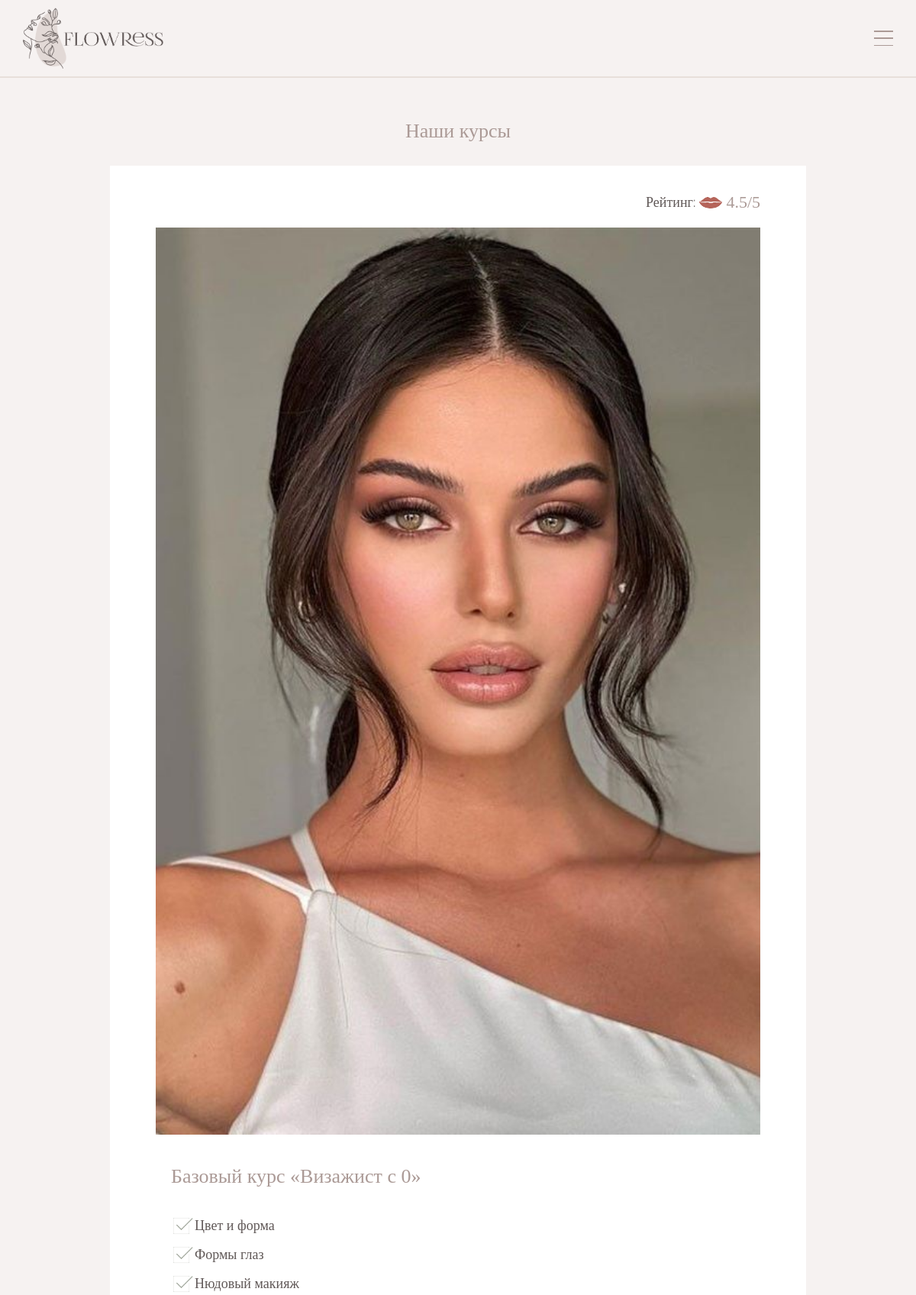
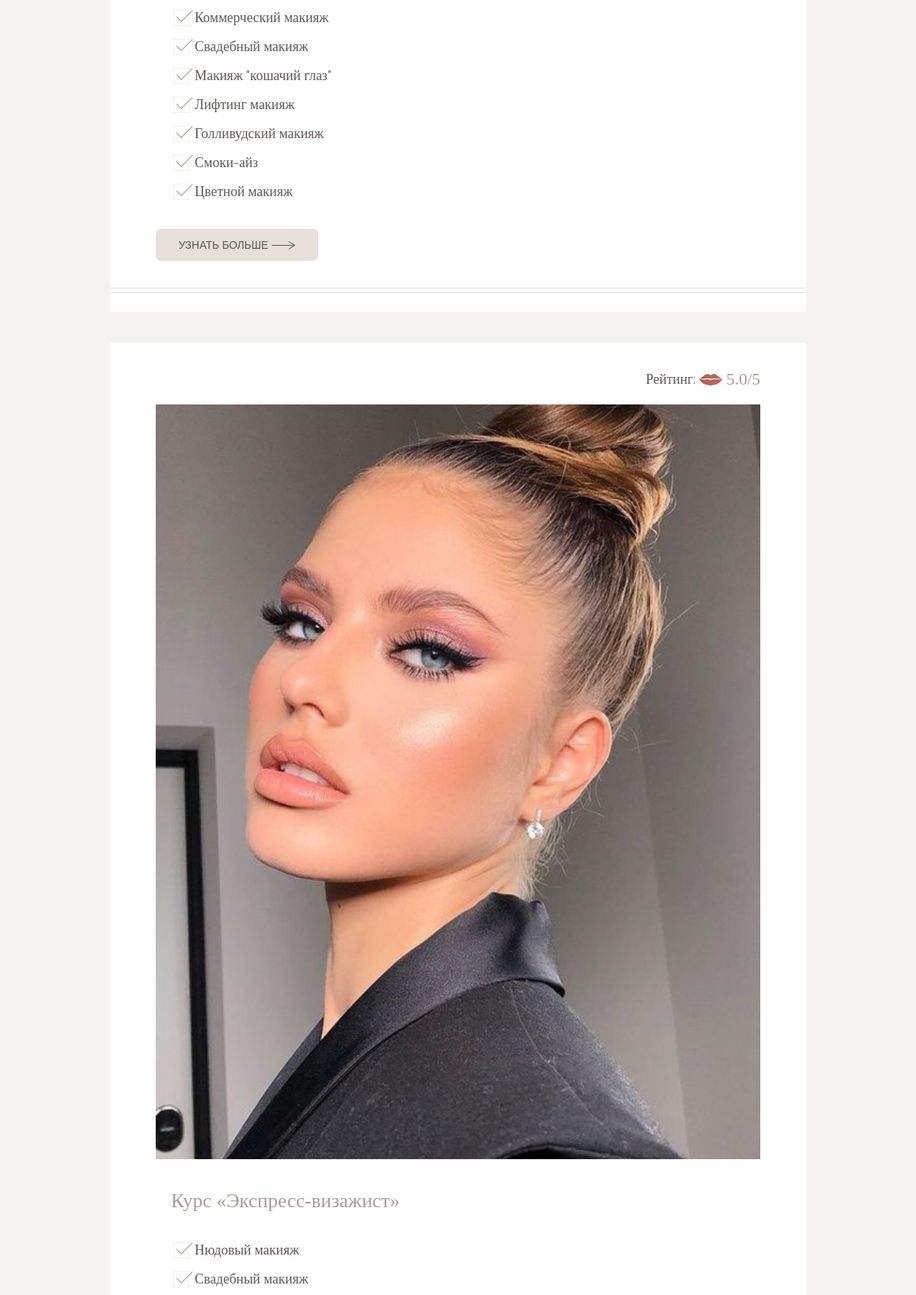
Screenshot of /catalog.php (upper part) with the database file from the repository (2 pictures, top to bottom).
### tables this page shows
CREATE TABLE `Course` (
  `ID` int UNSIGNED NOT NULL,
  `ID_user` int UNSIGNED NOT NULL DEFAULT '1',
  `title` varchar(255) NOT NULL,
  `description` text NOT NULL,
  `fullDescription` text,
  `price` float NOT NULL,
  `photo` varchar(256) NOT NULL DEFAULT 'default_course_image.jpg',
  `isActive` tinyint NOT NULL DEFAULT '1'
);

CREATE TABLE `Course_lessons` (
  `ID` int UNSIGNED NOT NULL,
  `ID_course` int UNSIGNED NOT NULL,
  `ID_lesson` int UNSIGNED NOT NULL
);

CREATE TABLE `Lesson` (
  `ID` int UNSIGNED NOT NULL,
  `title` varchar(64) NOT NULL,
  `description` text NOT NULL,
  `photo` varchar(256) DEFAULT NULL,
  `lessonMaterial` varchar(255) DEFAULT NULL,
  `homeworkTask` varchar(255) DEFAULT NULL,
  `isActive` tinyint(1) NOT NULL DEFAULT '1'
);

### catalog.php (the view, shortened to what this page needs)
<!DOCTYPE html>
<html>
<head>
	<link rel="stylesheet" href="css/style.css" type="text/css">
	<link rel="stylesheet" href="css/catalog_style.css" type="text/css">
	<link rel="stylesheet" href="css/course_item_style.css" type="text/css">
</head>
<body>
	<?php require 'modules/page_elements/header.php';
	?>
	<div class="page-content margin-top-block">
		<div class="container">
			<p class="title">Наши курсы</p>
			<div class="courses-catalog-content">
				<?php
				$courseQuery = "SELECT Course.ID, Course.photo, Course.title, Course.description FROM Course JOIN User ON Course.ID_user=User.ID WHERE User.userType IN ('admin', 'master') AND Course.isActive=1";
				$courseResult = mysqli_query($link, $courseQuery) or die("Ошибка".mysqli_error($link));
				if($courseResult)
				{
					$rows = mysqli_num_rows($courseResult);
					for($i = 0; $i < $rows; ++$i)
					{
						$row = mysqli_fetch_assoc($courseResult);
						$id_course=$row['ID'];
						echo "
						<div class='course-item'>
						<img src='images/courses_images/".$row['photo']."' class='course-item-img'>
						<div class='course-white-rect'>
							<div class='course-item-content' style='justify-content: space-between;'><div style='width: 100%;'>
							<div class='rating-block'>";
								$courseRatingQuery = "SELECT ROUND(AVG(rating), 1) FROM Course_rating WHERE ID_course=$id_course";
								$courseRatingResult = mysqli_query($link, $courseRatingQuery) or die("Ошибка".mysqli_error($link));
								if($courseRatingResult)
								{
									$rating = mysqli_fetch_row($courseRatingResult);
									if($rating[0]==null){
										echo "
											<p>нет оценок</p>
										";
									} else {
										echo "Рейтинг:
											<img src='images/rating/rating.png' class='rating-img'>
											<p class='rating-text'>".$rating[0]."/5</p>
										";
									}
								}
								echo "
							</div>
							<img src='images/courses_images/".$row['photo']."' class='course-item-img-2'>
							<div class='course-item-content-wrapper-2'>
							<div class='title'>".$row['title']."</div>
							<div class='course-item-lessons'>";
							$lessonQuery = "SELECT * FROM Course JOIN Course_lessons ON Course.ID=Course_lessons.ID_course JOIN Lesson ON Course_lessons.ID_lesson=Lesson.ID WHERE Course.ID=$id_course";
							$lessonResult = mysqli_query($link, $lessonQuery) or die("Ошибка".mysqli_error($link));
								if($lessonResult)
								{
									$rows2 = mysqli_num_rows($lessonResult);
									for($j = 0; $j < $rows2; ++$j)
									{
										$row2 = mysqli_fetch_assoc($lessonResult);
										echo "
											<span class='item-lesson'>
													<img src='images/mark.png' class='mark-img'>
													<span>".$row2['title']."</span>
											</span> ";
									}
								}
							echo "
							</div>
							</div>
							</div>
							<button class='btn' onclick='showCourse(this.id) ' id=".$row['ID'].">
								<p>Узнать больше</p>
								<img src='images/arrow.png'>
							</button>
							</div>
							<div class='two-lines'></div>
						</div>
						</div>
						";
					}
				}
				?>
			</div>
		</div>
	</div>
<?php require 'modules/page_elements/footer.php';?>
</body>
</html>

### css/style.css (style rules this page uses)
*, *::before, *::after { padding: 0; margin:0; border: 0; box-sizing: border-box; }
img { vertical-align: top; }
html { height: 100%; }
body { width:100%; padding: 0; margin: 0; background-color: #F6F2F1; font-family: 'Raleway'; color: #605857; font-size: 16px; text-align: left; min-height: 100%; display: grid; grid-template-rows: auto 1fr auto; }
.container { max-width: 1200px; box-sizing: content-box; margin: 0 auto; padding: 0px 50px; }
.margin-top-block { margin-top: 50px; }
.title { color: #ab9a96; font-family: 'Lighthaus'; font-size: 32px; display: flex; justify-content: center; text-align: center; }
.btn { display: flex; align-items: center; padding: 10px 20px; border-radius: 7px; background-color: #E7DFDA; margin-top: 25px;padding: 15px 40px; border-radius: 7px; background-color: #E7DFDA; }
.btn p { margin-right: 15px; text-transform:uppercase; color: #605857; font-size: 18px; font-weight: 300; }
@media screen and (max-device-width: 992px) { body { font-size: 14px; } }
@media screen and (max-device-width: 992px) { .container { padding: 0px 30px; } }
@media screen and (max-device-width: 992px) { .btn { padding: 13px 30px; margin-top: 25px; } }
@media screen and (max-device-width: 992px) { .btn p { margin-right: 15px; font-size: 14px; padding: 0px; } }
@media screen and (max-device-width: 992px) { .title { font-size: 26px; } }
.two-lines { border-top: 0.7px solid #E7DFDA; border-bottom: 0.7px solid #E7DFDA; height: 7px; margin: 0px; }
.rating-block { width: 100%; display: flex; flex-direction: row; align-items: center; justify-content: flex-end; }
.rating-img { margin: 0px 5px; }
.rating-text { color: #ab9a96; font-family: 'Lighthaus'; font-size: 22px; }
.btn p { margin-right: 5px; margin-bottom:0px; }

### css/catalog_style.css (style rules this page uses)
.courses-catalog-content { margin-top: 50px; }
.course-item { display: flex; justify-content: space-between; align-items: stretch; margin-bottom: 60px; }
.course-item-img-2 { display: none; width: 50%; }
.course-white-rect { background-color: white; width: 60%; display: flex; flex-direction: column; justify-content: space-between; padding-bottom: 25px; }
.course-item-content { padding: 35px; font-size: 18px; display: flex; flex-direction: column; align-items: center; }
@media screen and (max-device-width: 1300px) { .course-white-rect { width: 100%; display: flex; flex-direction: column; justify-content: space-between; padding-bottom: 25px; } }
@media screen and (max-device-width: 1300px) { .course-item-content { flex-direction: row; } }
@media screen and (max-device-width: 992px) { .course-item { justify-content: center; margin-bottom: 40px; } }
@media screen and (max-device-width: 992px) { .course-white-rect { width: 80%; } }
@media screen and (max-device-width: 992px) { .course-item-img-2 { display: block; margin-bottom: 40px; width: 100%; } }
@media screen and (max-device-width: 992px) { .course-item-content { flex-direction: column; } }

### css/course_item_style.css (style rules this page uses)
.course-item-content-wrapper-2 { display: flex; flex-direction: column; align-items: flex-start; margin-left: 20px; }
.course-item-content-wrapper-2 div { margin-bottom: 30px; text-align: left; display: flex; flex-direction: column; align-items: flex-start; }
.courses-catalog-content { margin-top: 30px; }
.course-item { display: flex; justify-content: space-between; align-items: stretch; margin-bottom: 30px; }
.course-item-img-2 { display: none; width: 50%; }
.course-white-rect { background-color: white; width: 100%; display: flex; flex-direction: column; justify-content: space-between; padding-bottom: 25px; }
.course-item-content { padding: 35px 60px; font-size: 18px; display: flex; flex-direction: column; align-items: flex-start; height: 100%; justify-content: flex-start; }
.course-item-content-wrapper-2 { margin-top: 20px; }
.course-item-content .btn { margin-top: 0px; }
.course-item-lessons { display: flex; flex-direction: column; align-items: center; }
.item-lesson { display: flex; flex-direction: row; align-items: center; margin: 5px 0px; }
@media screen and (max-device-width: 992px) { .course-item { justify-content: center; margin-bottom: 40px; } }
@media screen and (max-device-width: 992px) { .course-white-rect { width: 80%; } }
@media screen and (max-device-width: 992px) { .course-item-img-2 { display: block; margin-top: 20px; margin-bottom: 40px; width: 100%; } }
@media screen and (max-device-width: 992px) { .course-item-content { flex-direction: column; } }

### rows the page displays
course: rating "4.5", photo (picture), title "Базовый курс «Визажист с 0»"
course_lessons: ID_lesson.title "Цвет и форма"
course_lessons: ID_lesson.title "Формы глаз"
course_lessons: ID_lesson.title "Нюдовый макияж"
course_lessons: ID_lesson.title "Коммерческий макияж"
course_lessons: ID_lesson.title "Свадебный макияж"
course_lessons: ID_lesson.title "Макияж \"кошачий глаз\""
course_lessons: ID_lesson.title "Лифтинг макияж"
course_lessons: ID_lesson.title "Голливудский макияж"
course_lessons: ID_lesson.title "Смоки-айз"
course_lessons: ID_lesson.title "Цветной макияж"
course: rating "5.0", photo (picture), title "Курс «Экспресс-визажист»"
course_lessons: ID_lesson.title "Нюдовый макияж"
course_lessons: ID_lesson.title "Свадебный макияж"
